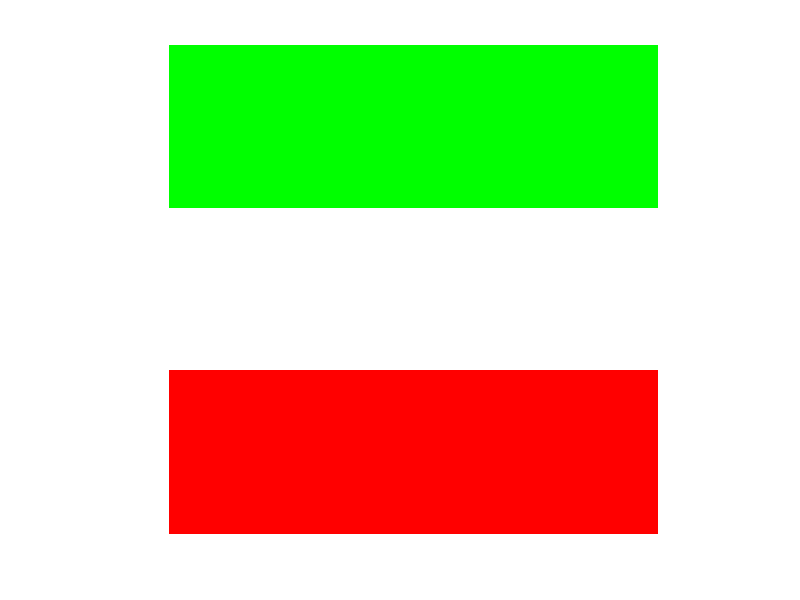

Write the MATLAB code that produced this figure.

clc
clear

img = zeros(400, 400, 3, 'uint8');

img(1:133, :, 1) = 0;    % Green
img(1:133, :, 2) = 255;  % Green
img(1:133, :, 3) = 0;    % Green

img(134:266, :, 1) = 255;  % White
img(134:266, :, 2) = 255;  % White
img(134:266, :, 3) = 255;  % White

img(267:400, :, 1) = 255;  % Red
img(267:400, :, 2) = 0;    % Red
img(267:400, :, 3) = 0;    % Red

imshow(img);